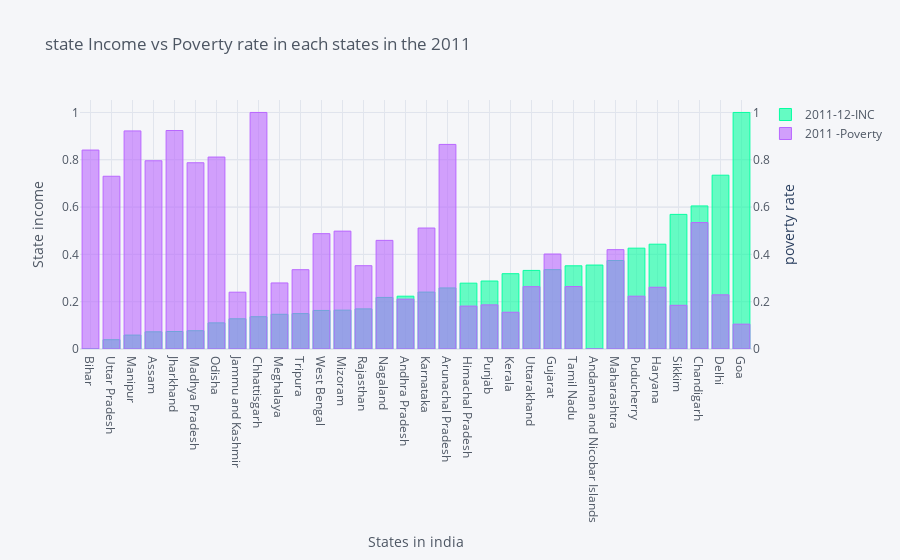

The cell this chart's notebook holds for it:
### Code cell
state_income_Pov_rate_2011 = df1[['States_Union Territories','2011 -Poverty','2011-12-INC']]
        
state_income_Pov_rate_2011['2011 -Poverty'] = min_max(state_income_Pov_rate_2011['2011 -Poverty'],
                                                      state_income_Pov_rate_2011['2011 -Poverty'])

state_income_Pov_rate_2011['2011-12-INC'] = min_max(state_income_Pov_rate_2011['2011-12-INC'],
                                                      state_income_Pov_rate_2011['2011-12-INC']) 

state_income_Pov_rate_2011.sort_values(by='2011-12-INC').iplot(kind='bar',
                            x ='States_Union Territories',y ='2011-12-INC',
                            secondary_y ='2011 -Poverty',secondary_y_title='poverty rate',
                            colors =['#05ffa1','#b967ff'],
                            title ='state Income vs Poverty rate in each states in the 2011',
                            yTitle ='State income',xTitle ='States in india')

### Figure 1 — Plotly figure (JSON) as saved in the notebook; plotly's stock layout.template omitted (floating-point values rounded to 4 significant figures)
{"data": [{"marker": {"color": "rgba(5, 255, 161, 0.6)", "line": {"color": "rgba(5, 255, 161, 1.0)", "width": 1}}, "name": "2011-12-INC", "orientation": "v", "text": "", "type": "bar", "x": ["Bihar", "Uttar Pradesh", "Manipur", "Assam", "Jharkhand", "Madhya Pradesh", "Odisha", "Jammu and Kashmir", "Chhattisgarh", "Meghalaya", "Tripura", "West Bengal", "Mizoram", "Rajasthan", "Nagaland", "Andhra Pradesh", "Karnataka", "Arunachal Pradesh", "Himachal Pradesh", "Punjab", "Kerala", "Uttarakhand", "Gujarat", "Tamil Nadu", "Andaman and Nicobar Islands", "Maharashtra", "Puducherry", "Haryana", "Sikkim", "Chandigarh", "Delhi", "Goa"], "y": [0, 0.03936, 0.0588, 0.07269, 0.07393, 0.07724, 0.1105, 0.1278, 0.1364, 0.1468, 0.1496, 0.163, 0.1643, 0.1696, 0.218, 0.2232, 0.2406, 0.2581, 0.2783, 0.2874, 0.3184, 0.3322, 0.3355, 0.3517, 0.3548, 0.3741, 0.4263, 0.4431, 0.5691, 0.6048, 0.7348, 1]}, {"marker": {"color": "rgba(185, 103, 255, 0.6)", "line": {"color": "rgba(185, 103, 255, 1.0)", "width": 1}}, "name": "2011 -Poverty", "orientation": "v", "text": "", "type": "bar", "x": ["Bihar", "Uttar Pradesh", "Manipur", "Assam", "Jharkhand", "Madhya Pradesh", "Odisha", "Jammu and Kashmir", "Chhattisgarh", "Meghalaya", "Tripura", "West Bengal", "Mizoram", "Rajasthan", "Nagaland", "Andhra Pradesh", "Karnataka", "Arunachal Pradesh", "Himachal Pradesh", "Punjab", "Kerala", "Uttarakhand", "Gujarat", "Tamil Nadu", "Andaman and Nicobar Islands", "Maharashtra", "Puducherry", "Haryana", "Sikkim", "Chandigarh", "Delhi", "Goa"], "xaxis": "x", "y": [0.841, 0.7303, 0.9219, 0.7958, 0.9237, 0.7873, 0.8115, 0.2402, 1, 0.2792, 0.3352, 0.4875, 0.4983, 0.3522, 0.4593, 0.2106, 0.5114, 0.8649, 0.1814, 0.1865, 0.1554, 0.2635, 0.4015, 0.2641, 0, 0.42, 0.2232, 0.261, 0.1847, 0.5345, 0.2289, 0.1051], "yaxis": "y2"}], "layout": {"legend": {"bgcolor": "#F5F6F9", "font": {"color": "#4D5663"}}, "paper_bgcolor": "#F5F6F9", "plot_bgcolor": "#F5F6F9", "title": {"font": {"color": "#4D5663"}, "text": "state Income vs Poverty rate in each states in the 2011"}, "xaxis": {"gridcolor": "#E1E5ED", "showgrid": true, "tickfont": {"color": "#4D5663"}, "title": {"font": {"color": "#4D5663"}, "text": "States in india"}, "zerolinecolor": "#E1E5ED"}, "yaxis": {"gridcolor": "#E1E5ED", "showgrid": true, "tickfont": {"color": "#4D5663"}, "title": {"font": {"color": "#4D5663"}, "text": "State income"}, "zerolinecolor": "#E1E5ED"}, "yaxis2": {"anchor": "x", "gridcolor": "#E1E5ED", "overlaying": "y", "showgrid": true, "side": "right", "tickfont": {"color": "#4D5663"}, "title": {"text": "poverty rate"}, "zerolinecolor": "#E1E5ED"}}}
